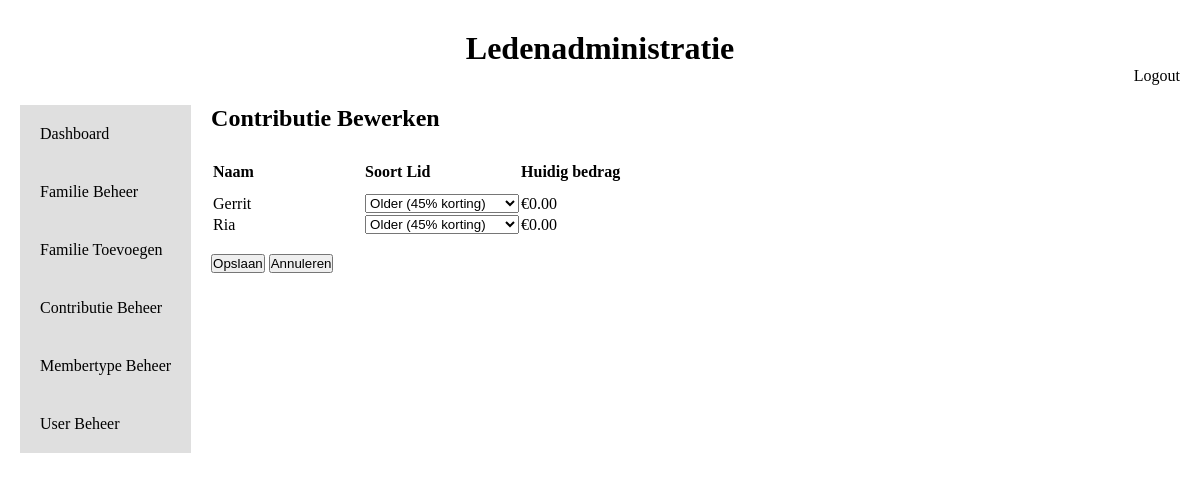
/Views/Contribution/edit.php?FamId=4&year=2026 (signed in), run on the app's committed database.
### tables this page shows
CREATE TABLE IF NOT EXISTS FamMember (
    FamMemId int AUTO_INCREMENT PRIMARY KEY,
    Name varchar (100) NOT NULL,                                     
    DateOfBirth DATE,                                                
    MemDes varchar (100),                                            
    FamId int,                                                       
    MemTypId int,                                                    
    CONSTRAINT FK_FamId FOREIGN KEY (FamId) REFERENCES Families (FamId),
    CONSTRAINT FK_MemTypId FOREIGN KEY (MemTypId) REFERENCES MemberType (MemTypId)
);

CREATE TABLE IF NOT EXISTS MemberType (
    MemTypId int AUTO_INCREMENT PRIMARY KEY,                         
    Description varchar (100),                                       
    DiscountPercentage int
);

### Models/Contribution.php (called while the page is built, shortened)
<?php
Class Contribution {
    private static function getConnection() {
        return new PDO('mysql:host=localhost;dbname=Memberadministration;charset=utf8', 'root', '');
    }
        public static function MemberContribution(INT $famid, String $year) {
        $db = self::getConnection();
        $req = $db->prepare('SELECT FamMember.FamMemId, FamMember.Name, FamMember.MemTypId,
            Contribution.ConAmount FROM FamMember
            LEFT JOIN Contribution ON FamMember.FamMemId = Contribution.FamMemId
            AND Contribution.BookYearId = (
                SELECT BookYearId FROM BookingYear WHERE Year = ?
            )
            WHERE FamMember.FamId = ?');
        $req->execute([$year, $famid]);
        return $req->fetchAll(PDO::FETCH_ASSOC);
    }
}
?>

### Models/Membertype.php (called while the page is built, shortened)
<?php
Class Membertype {
    private static function getConnection() {
        return new PDO('mysql:host=localhost;dbname=Memberadministration;charset=utf8', 'root', '');
    }
    public static function getAll() {
        $db = self::getConnection();
        $req = $db->query('SELECT * FROM MemberType');
        return $req->fetchAll(PDO::FETCH_ASSOC);
    }
}
?>

### Views/Contribution/edit.php (the view, shortened to what this page needs)
<?php
    require_once '../../Models/Contribution.php';
    require_once '../../Models/Membertype.php';
    $famid = $_GET['FamId'];
    $year = $_GET['year'];
    $members = Contribution::MemberContribution($famid, $year);
    $membertypes = Membertype::getAll();
?>
<!DOCTYPE html>
<html lang="en">
<head>
    <link rel="stylesheet" href="../../Css/style.css">
</head>
<body>
    <div class="title">
        <h1>Ledenadministratie</h1>
    </div>
    <div class="title_right">
        <a href="../../index.php">Logout <?php session_abort(); ?></a>
    </div>
    <div class="body_container">
        <div class="body_side">
            <a href="../Dashboard.php">Dashboard</a>
            <?php
                if ($_SESSION['Role'] == 'admin' || $_SESSION['Role'] == 'secretaris'){
                    echo '<a href="../Families/index.php">Familie Beheer</a>';
                    echo '<a href="../Families/create.php">Familie Toevoegen</a>';
                }
                if ($_SESSION['Role'] == 'admin' || $_SESSION['Role'] == 'penningmeester'){
                    echo '<a href="index.php">Contributie Beheer</a>';
                    echo '<a href="../Membertype/index.php">Membertype Beheer</a>';
                }
                if ($_SESSION['Role'] == 'admin'){
                    echo '<a href="../User/index.php">User Beheer</a>';
                }
            ?>
        </div>
        <div class="body_main">
            <div class="body_main_title">
                <h2>Contributie Bewerken</h2>
            </div>
            <br>
            <form method="POST" action="../../Controllers/ContributionController.php">
                <table>
                    <tr>
                        <th>Naam</th>
                        <th>Soort Lid</th>
                        <th>Huidig bedrag</th>
                    </tr>
                    <?php foreach ($members as $member): ?>
                        <tr>
                            <td><?php echo $member['Name']; ?></td>
                            <td>
                                <select name="memTypId[]">
                                    <?php foreach ($membertypes as $type): ?>
                                        <option value="<?php echo $type['MemTypId']; ?>"
                                            <?php echo $type['MemTypId'] == $member['MemTypId'] ? 'selected' : ''; ?>>
                                            <?php echo $type['Description']; ?>
                                            (<?php echo $type['DiscountPercentage']; ?>% korting)
                                        </option>
                                    <?php endforeach; ?>
                                </select>
                            </td>
                            <td>€<?php echo $member['ConAmount'] ?? '0.00'; ?></td>
                        </tr>
                    <?php endforeach; ?>
                </table>
                <br>
                <button type="submit">Opslaan</button>
                <a href="index.php"><button type="button">Annuleren</button></a>
            </form>
        </div>
    </div>
</body>
</html>

### Css/style.css (style rules this page uses)
* { margin: 0px; padding: 0px; }
.title { display: flex; flex-direction: column; justify-content: center; align-items: center; margin-top: 30px; }
.title_right { display: flex; flex-direction: row; justify-content: end; margin-right: 20px; }
.title_right a { color: black; text-decoration: none; }
.body_container { display: flex; flex-direction: row; margin: 20px; }
.body_side a { color: black; text-decoration: none; padding: 20px; background-color: rgb(223, 223, 223); }
.body_container .body_side { display: flex; flex-direction: column; }
.body_main { margin: 0px 20px; }
.body_main_contribution td, th { width: 150px; height: 40px; text-align: start; }
.body_main_Users td, th { width: 150px; height: 40px; text-align: start; }

### data on the page
fammember: Name "Gerrit", MemTypId.Description "Older (45% korting)", ConAmount "0.00"
fammember: Name "Ria", MemTypId.Description "Older (45% korting)", ConAmount "0.00"
